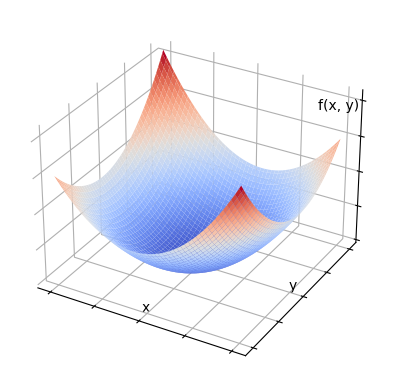

This chart was generated by the following Python code:
import matplotlib.pyplot as plt  # pyright: ignore
import numpy as np


def quadratic_bowl(x, y):
    return x**2 + 0.8 * y**2 - 0.3 * x * y


x_min, x_max = -10, 10
y_min, y_max = -10, 10
x_values, y_values = np.meshgrid(
    np.linspace(x_min, x_max, 100), np.linspace(y_min, y_max, 100)
)
z_values = quadratic_bowl(x_values, y_values)
fig = plt.figure()
ax = fig.add_subplot(111, projection="3d")
ax.plot_surface(x_values, y_values, z_values, cmap="coolwarm")
plt.xticks([-10, -5, 0, 5, 10])
plt.yticks([-10, -5, 0, 5, 10])
ax.set_zticks([0, 50, 100, 150, 200])
ax.set_xticklabels([])
ax.set_yticklabels([])
ax.set_zticklabels([])
ax.set_xlabel("x", labelpad=-28)
ax.set_ylabel("y", labelpad=-28)
ax.set_zlabel("f(x, y)\n\n\n\n\n\n\n\n", labelpad=-30)
ax.zaxis.set_rotate_label(False)
ax.xaxis.set_pane_color((1.0, 1.0, 1.0, 1.0))
ax.yaxis.set_pane_color((1.0, 1.0, 1.0, 1.0))
ax.zaxis.set_pane_color((1.0, 1.0, 1.0, 1.0))
fig.set_facecolor("none")
plt.savefig("quadratic_bowl.png", transparent=True, bbox_inches="tight")
